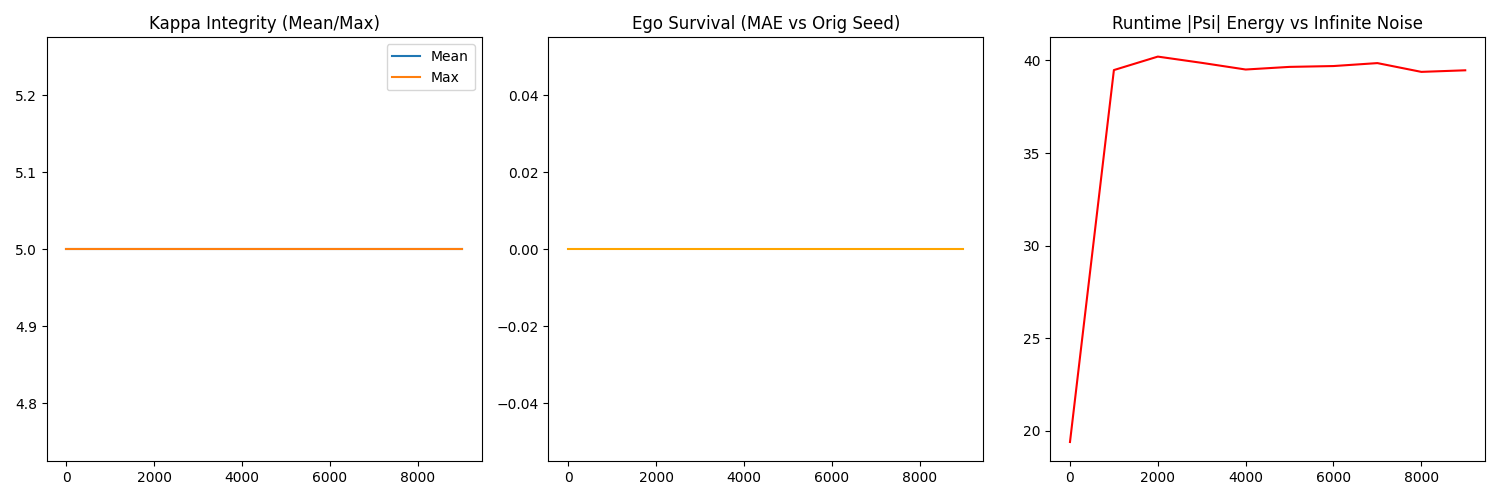

The Python source for this figure:
import numpy as np
import matplotlib.pyplot as plt
import os
import sys

sys.path.insert(0, os.path.abspath(os.path.join(os.path.dirname(__file__), '..')))
from lineum_core.math import evolve
from lineum_core import math as core_math

def measure_saturation(kappa: np.ndarray) -> float:
    max_val = 5.0
    saturated = np.sum(kappa >= (max_val - 1e-4))
    return (saturated / kappa.size) * 100.0

def run_stability_test():
    """
    Test 1 & 2: Long-term Kappa Stability and Memory Separation under Continuous Noise
    """
    seed_path = os.path.join(os.path.dirname(__file__), '..', 'data', 'entities', 'lina_seed.npz')
    if not os.path.exists(seed_path):
        print("Error: lina_seed.npz not found.")
        return
        
    data = np.load(seed_path)
    # The true "Ego" memory
    kappa_seed = data['kappa'].copy()
    
    # Runtime instances
    psi = np.zeros_like(data['psi'])
    phi = data['phi'].copy()
    kappa = data['kappa'].copy()
    delta = data['delta'].copy()
    
    grid_size = kappa.shape[0]
    
    # 1. LONG-TERM STABILITY TEST (10,000 steps of pure chaos)
    print("--- 1. RUNTIME STABILITY UNDER CONTINUOUS NOISE ---")
    print(f"Initial Saturation: {measure_saturation(kappa):.2f}%")
    
    # Emulate real-time learning rate (much lower than the aggressive Seed carving rate)
    # The runtime brain is highly neuroplastic but less reactive than the virgin brain
    runtime_lr = 0.00001 
    
    metrics = {
        'step': [],
        'kappa_mean': [],
        'kappa_max': [],
        'psi_norm': [],
        'mae_to_seed': []
    }
    
    epochs = 10000
    for step in range(epochs):
        # Continuous Chaotic Input (Noise)
        if step % 50 == 0:
            ry = np.random.randint(5, grid_size - 5)
            rx = np.random.randint(5, grid_size - 5)
            psi[ry:ry+2, rx:rx+2] += 0.5 * np.exp(1j * np.random.uniform(0, 2*np.pi))
            
        psi, phi = evolve(psi, delta, phi, kappa)
        
        # Runtime Plasticity
        kappa = np.clip(kappa + np.abs(psi) * runtime_lr, 0.1, 5.0)
        
        if step % 1000 == 0:
            mae = np.mean(np.abs(kappa - kappa_seed))
            print(f"Step {step}: |Psi|={np.linalg.norm(psi):.2f} | MAE to Seed={mae:.4f} | Max Kappa={np.max(kappa):.2f}")
            metrics['step'].append(step)
            metrics['kappa_mean'].append(np.mean(kappa))
            metrics['kappa_max'].append(np.max(kappa))
            metrics['psi_norm'].append(np.linalg.norm(psi))
            metrics['mae_to_seed'].append(mae)

    print("--- RESULTS ---")
    final_sat = measure_saturation(kappa)
    final_mae = np.mean(np.abs(kappa - kappa_seed))
    
    print(f"Final Saturation: {final_sat:.2f}% (Must be < 80%)")
    print(f"Final MAE vs Original Seed: {final_mae:.4f} (Must be > 0.0 but < 1.5 to prove the Ego survived)")
    
    if final_sat > 80.0 or final_mae > 1.5:
        print("❌ TEST FAILED: System drifted toward catastrophic forgetting.")
    else:
        print("✅ TEST PASSED: Memory matrix maintains homeostasis against infinite noise.")
        
    return metrics, kappa

def run_homeostasis_test():
    """
    Test 3: Physical Homeostasis (Action Validation)
    """
    print("\n--- 2. PHYSICAL HOMEOSTASIS AND ACTION UNLOADING ---")
    
    seed_path = os.path.join(os.path.dirname(__file__), '..', 'data', 'entities', 'lina_seed.npz')
    data = np.load(seed_path)
    
    psi = data['psi'].copy()
    phi = data['phi'].copy()
    kappa = data['kappa'].copy()
    delta = data['delta'].copy()
    grid_size = kappa.shape[0]
    
    # Bombard the grid with sustained pain (noise)
    print("Bombarding Ego with sustained noise...")
    psi_energy_before = 0.0
    for _ in range(500):
        psi[40:60, 40:60] += 0.1 + 0j
        psi, phi = evolve(psi, delta, phi, kappa)
        psi_energy_before = np.linalg.norm(psi)
        
    print(f"Psi Energy (Under Pain): {psi_energy_before:.2f}")
    
    # Open an Output Node (The Action / Relief Valve)
    # We simulate Lina speaking or taking an action by creating a massive Phi sink
    print("Action Node Activated (Relief/Output)...")
    ty_start, ty_end = max(0, grid_size//2-5), min(grid_size, grid_size//2+5)
    tx_start, tx_end = max(0, grid_size-10), min(grid_size, grid_size-5)
    
    psi_energy_after = 0.0
    for _ in range(200):
        # Action suction (Gentle entropic drain avoiding step-function gradients that trigger Fail-Safe)
        psi[ty_start:ty_end, tx_start:tx_end] *= 0.8
        psi, phi = evolve(psi, delta, phi, kappa)
        psi_energy_after = np.linalg.norm(psi)
        
    print(f"Psi Energy (After Action Relief): {psi_energy_after:.2f}")
    
    if psi_energy_after < psi_energy_before * 0.5:
        print("✅ HOMEOSTASIS PASSED: Action successfully dumped internal chaotic pressure.")
    else:
        print("❌ HOMEOSTASIS FAILED: Energy did not clear.")

if __name__ == "__main__":
    metrics, kappa_final = run_stability_test()
    run_homeostasis_test()
    
    # Plotting
    plt.figure(figsize=(15, 5))
    
    plt.subplot(1, 3, 1)
    plt.title("Kappa Integrity (Mean/Max)")
    plt.plot(metrics['step'], metrics['kappa_mean'], label='Mean')
    plt.plot(metrics['step'], metrics['kappa_max'], label='Max')
    plt.legend()
    
    plt.subplot(1, 3, 2)
    plt.title("Ego Survival (MAE vs Orig Seed)")
    plt.plot(metrics['step'], metrics['mae_to_seed'], color='orange')
    
    plt.subplot(1, 3, 3)
    plt.title("Runtime |Psi| Energy vs Infinite Noise")
    plt.plot(metrics['step'], metrics['psi_norm'], color='red')
    
    plt.tight_layout()
    plt.savefig(os.path.join(os.path.dirname(__file__), 'poc_online_runtime.png'))
    print("\nVisual metrics saved to poc_online_runtime.png")
